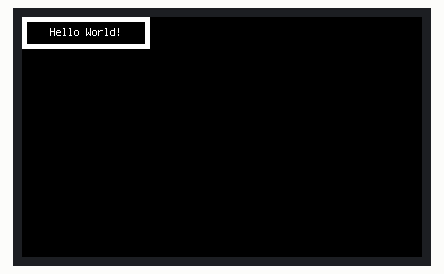
This program was run on a simulated CircuitPython board. Shown: 400×240 colour display.

Above: at 0.1 s.

The program:

box_test.py
```python
import board
import displayio
import framebufferio
import sharpdisplay
import busio
import digitalio
import time
import terminalio

from adafruit_display_text import label

WIDTH = 128
HEIGHT = 32  # Change to 64 if needed
BORDER = 5

# Release the existing display, if any
displayio.release_displays()

bus = board.SPI()
#bus=busio.SPI(board.D11, MOSI=board.D12, MISO=board.MISO)
chip_select_pin = board.D10
# Select JUST ONE of the following lines:
# For the 400x240 display (can only be operated at 2MHz)
framebuffer = sharpdisplay.SharpMemoryFramebuffer(bus, chip_select_pin, 400, 240)
# For the 144x168 display (can be operated at up to 8MHz)
#framebuffer = sharpdisplay.SharpMemoryFramebuffer(bus, chip_select_pin, width=144, height=168, baudrate=8000000)

display = framebufferio.FramebufferDisplay(framebuffer)

black_color=0x000000
white_color=0xFFFFFF

from adafruit_display_text.label import Label
from terminalio import FONT
#label = Label(font=FONT, text="booting...", x=10, y=10, scale=1, color=black_color, background_color=white_color,line_spacing=1.2)
#display.root_group = label

# Make the display context
splash = displayio.Group()
display.root_group = splash

color_bitmap = displayio.Bitmap(WIDTH, HEIGHT, 1)
color_palette = displayio.Palette(1)
color_palette[0] = 0xFFFFFF  # White

bg_sprite = displayio.TileGrid(color_bitmap, pixel_shader=color_palette, x=0, y=0)
splash.append(bg_sprite)

# Draw a smaller inner rectangle
inner_bitmap = displayio.Bitmap(WIDTH - BORDER * 2, HEIGHT - BORDER * 2, 1)
inner_palette = displayio.Palette(1)
inner_palette[0] = 0x000000  # Black
inner_sprite = displayio.TileGrid(inner_bitmap, pixel_shader=inner_palette, x=BORDER, y=BORDER)
splash.append(inner_sprite)

# Draw a label
text = "Hello World!"
text_area = label.Label(terminalio.FONT, text=text, color=0xFFFFFF, x=28, y=HEIGHT // 2 - 1)
splash.append(text_area)

while True:
    pass
```
